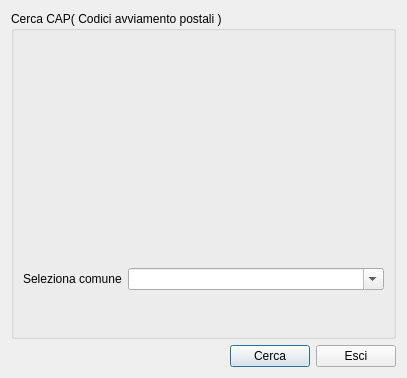
<?xml version="1.0" encoding="UTF-8"?>
<ui version="4.0">
 <class>find_cap_italian</class>
 <widget class="QDialog" name="find_cap_italian">
  <property name="geometry">
   <rect>
    <x>0</x>
    <y>0</y>
    <width>407</width>
    <height>378</height>
   </rect>
  </property>
  <property name="sizePolicy">
   <sizepolicy hsizetype="Fixed" vsizetype="Fixed">
    <horstretch>0</horstretch>
    <verstretch>0</verstretch>
   </sizepolicy>
  </property>
  <property name="windowTitle">
   <string>Dialog</string>
  </property>
  <layout class="QGridLayout" name="gridLayout">
   <item row="4" column="1">
    <widget class="QPushButton" name="cerca">
     <property name="text">
      <string>Cerca</string>
     </property>
     <property name="icon">
      <iconset resource="../biblio.qrc">
       <normaloff>:/images/edit-find.png</normaloff>:/images/edit-find.png</iconset>
     </property>
     <property name="iconSize">
      <size>
       <width>32</width>
       <height>32</height>
      </size>
     </property>
    </widget>
   </item>
   <item row="4" column="2">
    <widget class="QPushButton" name="esci">
     <property name="text">
      <string>Esci</string>
     </property>
     <property name="icon">
      <iconset resource="../../initdb/images.qrc">
       <normaloff>:/images/dialog-close.png</normaloff>:/images/dialog-close.png</iconset>
     </property>
     <property name="iconSize">
      <size>
       <width>32</width>
       <height>32</height>
      </size>
     </property>
    </widget>
   </item>
   <item row="4" column="0">
    <spacer name="horizontalSpacer">
     <property name="orientation">
      <enum>Qt::Horizontal</enum>
     </property>
     <property name="sizeHint" stdset="0">
      <size>
       <width>40</width>
       <height>20</height>
      </size>
     </property>
    </spacer>
   </item>
   <item row="3" column="0" colspan="3">
    <widget class="QGroupBox" name="groupBox">
     <property name="title">
      <string>Cerca CAP( Codici avviamento postali )</string>
     </property>
     <layout class="QGridLayout" name="gridLayout_2">
      <item row="2" column="0">
       <widget class="QLabel" name="label_2">
        <property name="sizePolicy">
         <sizepolicy hsizetype="Fixed" vsizetype="Preferred">
          <horstretch>0</horstretch>
          <verstretch>0</verstretch>
         </sizepolicy>
        </property>
        <property name="text">
         <string>Seleziona comune</string>
        </property>
       </widget>
      </item>
      <item row="0" column="0" colspan="4">
       <widget class="QLabel" name="label_3">
        <property name="text">
         <string/>
        </property>
        <property name="pixmap">
         <pixmap resource="../biblio.qrc">:/images/cap.png</pixmap>
        </property>
        <property name="alignment">
         <set>Qt::AlignCenter</set>
        </property>
       </widget>
      </item>
      <item row="1" column="1">
       <spacer name="verticalSpacer">
        <property name="orientation">
         <enum>Qt::Vertical</enum>
        </property>
        <property name="sizeHint" stdset="0">
         <size>
          <width>20</width>
          <height>40</height>
         </size>
        </property>
       </spacer>
      </item>
      <item row="2" column="1" colspan="3">
       <widget class="QComboBox" name="comune">
        <property name="sizePolicy">
         <sizepolicy hsizetype="Preferred" vsizetype="Preferred">
          <horstretch>0</horstretch>
          <verstretch>0</verstretch>
         </sizepolicy>
        </property>
        <property name="editable">
         <bool>true</bool>
        </property>
       </widget>
      </item>
      <item row="3" column="0" colspan="4">
       <widget class="QLabel" name="vis_cap">
        <property name="font">
         <font>
          <pointsize>20</pointsize>
          <weight>75</weight>
          <italic>true</italic>
          <bold>true</bold>
         </font>
        </property>
        <property name="text">
         <string/>
        </property>
        <property name="alignment">
         <set>Qt::AlignCenter</set>
        </property>
       </widget>
      </item>
     </layout>
    </widget>
   </item>
  </layout>
 </widget>
 <resources>
  <include location="../../initdb/images.qrc"/>
  <include location="../biblio.qrc"/>
 </resources>
 <connections/>
</ui>
